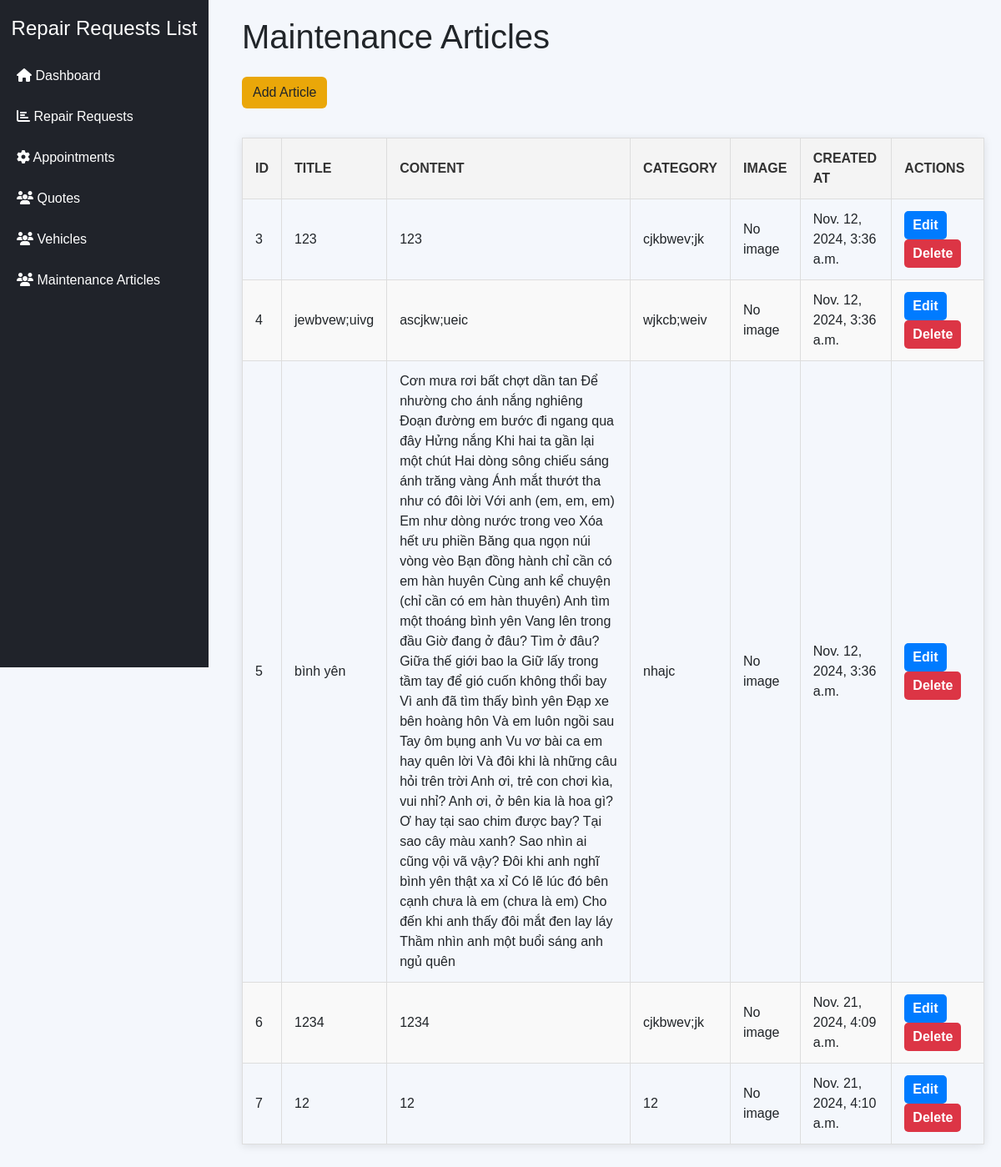
The page /admin-maintenance-articles/ on the database as committed earlier.
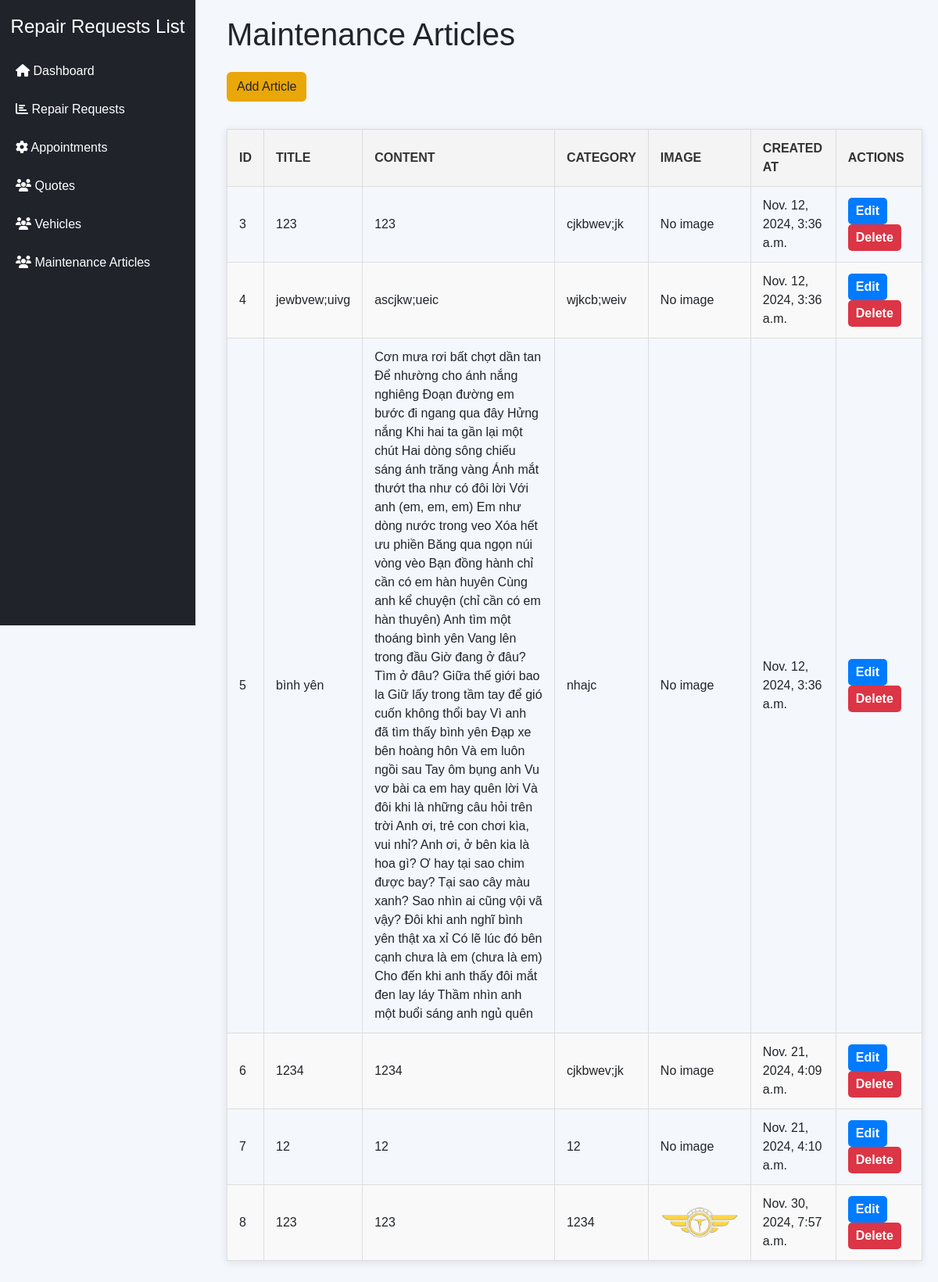
The same page on the database as committed later.
### main/models.py (models this page shows)
class MaintenanceArticle(models.Model):
    title = models.CharField(max_length=255)
    content = models.TextField()
    category = models.CharField(max_length=100)
    created_at = models.DateTimeField(auto_now_add=True)
    image = models.ImageField(upload_to='maintenance_articles/', null=True, blank=True)

### main/views.py (the view)
# urls.py: path('admin-maintenance-articles/', views.maintenance_articles, name='admin_maintenance_articles'),
def maintenance_articles(request):
    articles = MaintenanceArticle.objects.all()
    return render(request, 'dashboard/maintenance_articles.html', {'articles': articles})

### main/templates/dashboard/maintenance_articles.html (shortened to what this page needs)
<!DOCTYPE html>
<html lang="en">
<head>
    <link rel="stylesheet" href="https://cdn.jsdelivr.net/npm/bootstrap@5.3.0-alpha1/dist/css/bootstrap.min.css">
    <link rel="stylesheet" href="https://cdnjs.cloudflare.com/ajax/libs/font-awesome/6.3.0/css/all.min.css">
</head>
<body>
    {% include 'components/sidebar.html' %}
    <div class="content">
        <h1 class="mb-4">Maintenance Articles</h1>
        <button class="btn btn-add" style="background-color: #EAA709;" data-bs-toggle="modal" data-bs-target="#addArticleModal">Add Article</button>
        <table>
            <thead>
                <tr>
                    <th>ID</th>
                    <th>Title</th>
                    <th>Content</th>
                    <th>Category</th>
                    <th>Image</th>
                    <th>Created At</th>
                    <th>Actions</th>
                </tr>
            </thead>
            <tbody>
                {% for article in articles %}
                <tr>
                    <td>{{ article.id }}</td>
                    <td>{{ article.title }}</td>
                    <td>{{ article.content }}</td>
                    <td>{{ article.category }}</td>
                    <td>
                        {% if article.image %}
                            <img src="{{ article.image.url }}" alt="{{ article.title }}" width="100">
                        {% else %}
                            <span>No image</span>
                        {% endif %}
                    </td>
                    <td>{{ article.created_at }}</td>
                    <td class="actions">
                        <button class="btn btn-edit" data-bs-toggle="modal" data-bs-target="#editArticleModal"
                            onclick="openEditModal('{{ article.id }}', '{{ article.title|escapejs }}', '{{ article.content|escapejs }}', '{{ article.category|escapejs }}')">
                            Edit
                        </button>
                        <form method="post" action="{% url 'article_delete' article.id %}" style="display: inline;">
                            <button type="submit" class="btn btn-delete">Delete</button>
                        </form>
                    </td>
                </tr>
                {% endfor %}
            </tbody>
        </table>
    </div>
</body>
</html>

Rows that differ between the two databases and show on the page:
added MaintenanceArticle: id "8", title "123", content "123", category "1234", image (picture), created_at "Nov. 30, 2024, 7:57 a.m."
